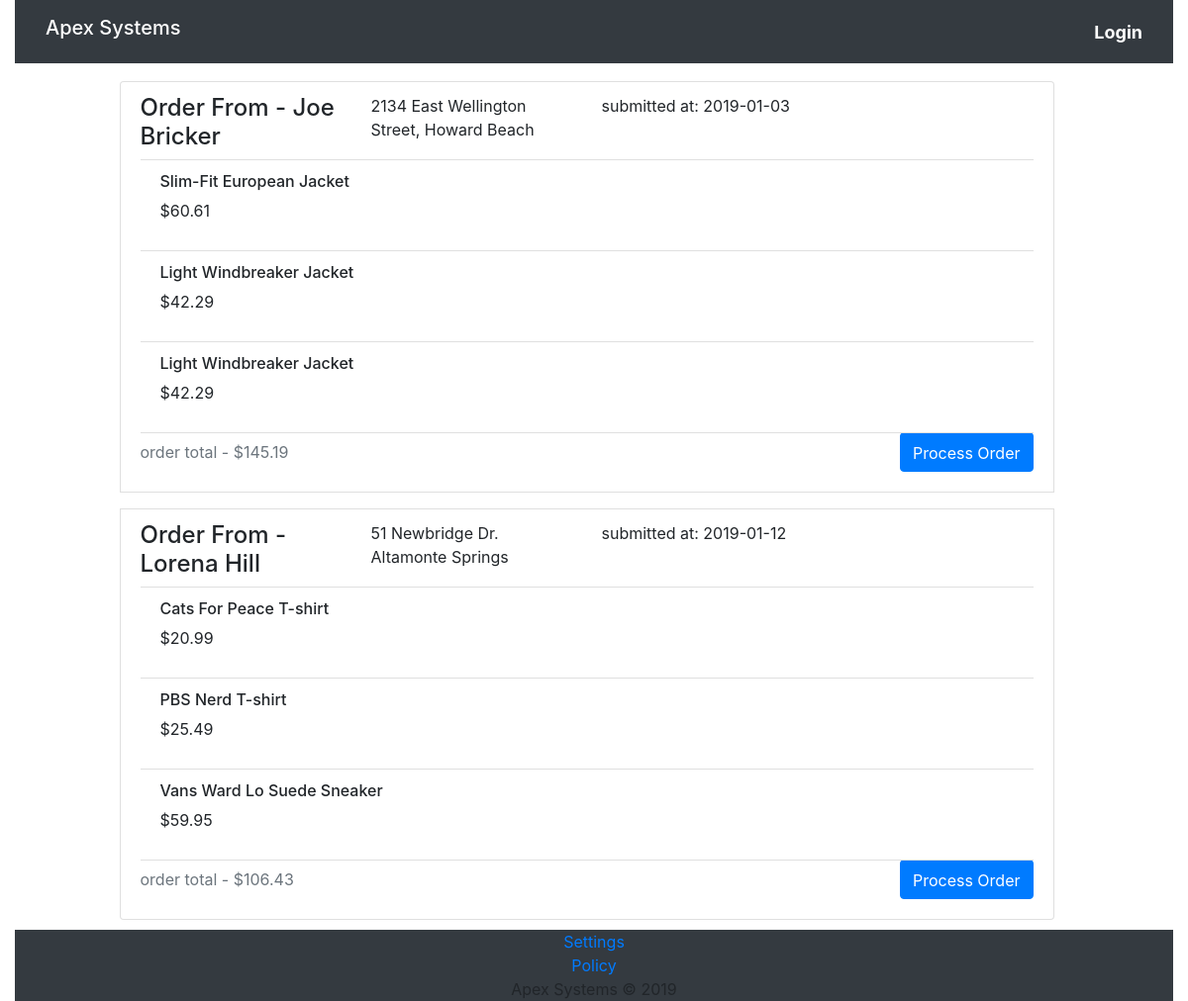
/orders.php, run on the app's committed database.
### tables this page shows
CREATE TABLE orders (
  order_id INT NOT NULL AUTO_INCREMENT,
  customer_name CHAR(100) NOT NULL,
  customer_address VARCHAR(200),
  order_total FLOAT,
  time_placed DATE,

  PRIMARY KEY (order_id)
);

CREATE TABLE order_items (
  order_id INT,
  item_id INT,
  item_name VARCHAR(50),
  item_cost FLOAT,

  FOREIGN KEY (order_id) REFERENCES orders (order_id) ON DELETE CASCADE
);

### orders.php (the view, shortened to what this page needs)
<?php
  include('./includes/header.php');
  include('./database/database.php');
?>
  <body class="container-fluid">
    <main class="main-content row align-items-center justify-content-center">
      <ul class="list-group col-md-10">
      <?php
        $query = "SELECT * FROM orders";
        $result = mysqli_query($connection, $query);
        while ($row = mysqli_fetch_array($result, MYSQLI_ASSOC)) {
          $order_id = $row['order_id'];
          $itemQuery = "SELECT * FROM order_items WHERE order_id = '$order_id'";
          $itemResult  = mysqli_query($connection, $itemQuery);
          echo "<li class='list-group-item order-list'>
                <div class='row'>
                  <h4 class='col-md-3'>Order From - " . $row['customer_name'] . "</h4>
                  <p class='col-md-3'>" . $row['customer_address'] . "</p>
                  <p class='col-md-3'>submitted at: " . $row['time_placed'] . "</p>
                </div>
                <ul class='list-group list-group-flush'>";
                while ($row2 = mysqli_fetch_array($itemResult, MYSQLI_ASSOC)) {
                  echo "
                        <li class='list-group-item'>
                          <h6>" . $row2['item_name'] . "</h6><p>$" . $row2['item_cost'] . "</p>
                        </li>
                      ";
                }
          echo "</ul><p class='text-muted float-left pt-2'>order total - $" . $row['order_total'] . "</p>";
          echo "<button onClick='processOrder(" . $order_id . ")' class='btn btn-primary float-right pt-2'>Process Order</button></li>";
        }
      ?>
      </ul>
    </main>
  </body>
<?php include('./includes/footer.php'); ?>

### css/style.css (style rules this page uses)
html { width: 100%; height: 100%; }
.main-content { min-height: calc(100vh - 145px); width: auto; margin: 0px; padding: 10px 0px; }
li.order-list { margin: 0.5rem; transition-property: transform, background-color; transition-duration: 0.3s, 0.5s; }

### data on the page
orders: customer_name "Joe Bricker", customer_address "2134 East Wellington Street, Howard Beach", time_placed "2019-01-03", order_total "145.19"
order_items: item_name "Slim-Fit European Jacket", item_cost "60.61"
order_items: item_name "Light Windbreaker Jacket", item_cost "42.29"
order_items: item_name "Light Windbreaker Jacket", item_cost "42.29"
orders: customer_name "Lorena Hill", customer_address "51 Newbridge Dr. Altamonte Springs", time_placed "2019-01-12", order_total "106.43"
order_items: item_name "Cats For Peace T-shirt", item_cost "20.99"
order_items: item_name "PBS Nerd T-shirt", item_cost "25.49"
order_items: item_name "Vans Ward Lo Suede Sneaker", item_cost "59.95"
